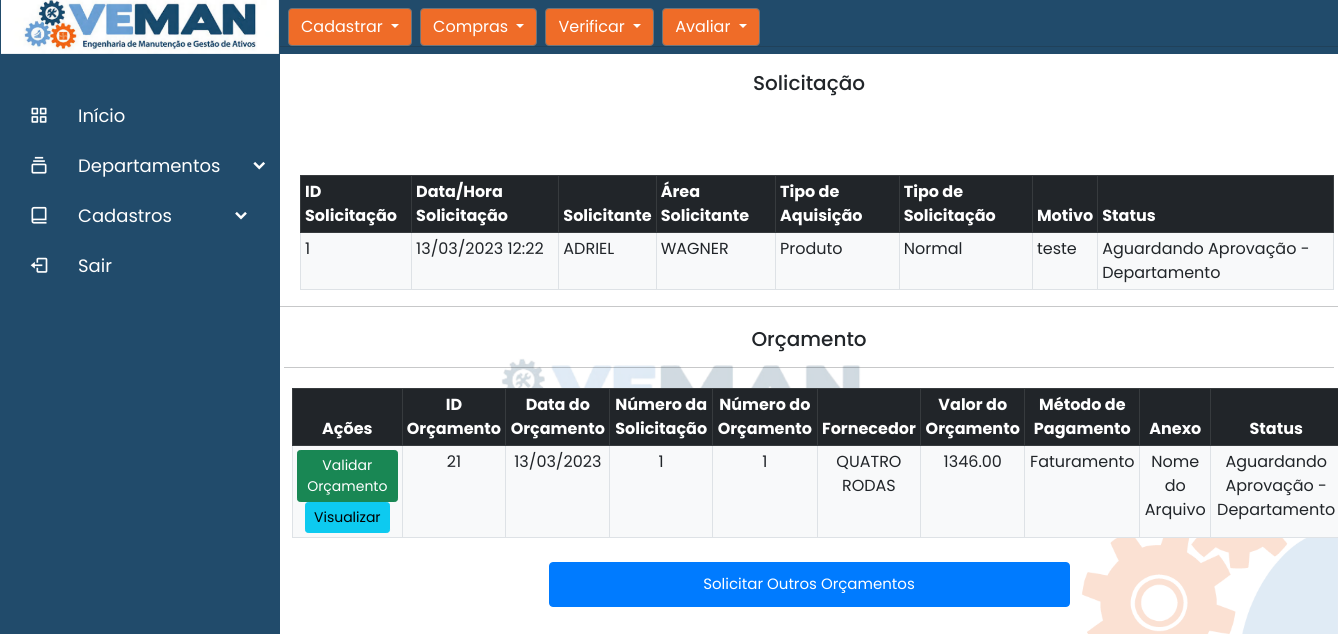
Screenshot of /verificar_orcamento/1 with the database file from the repository.
### vemango/models.py (models this page shows)
class Solicitar_Orcamento(database.Model):
    id = database.Column(database.Integer, primary_key=True)
    datasolicitacao = database.Column(database.String, nullable=False)
    solicitante = database.Column(database.String, nullable=False)
    tipo_aquisicao = database.Column(database.String, nullable=False)
    tipo_solicitacao = database.Column(database.String, nullable=False)
    motivo = database.Column(database.String, nullable=False)
    area = database.Column(database.String, nullable=False)
    planilha = database.Column(database.String, nullable=False, default='Nome do Arquivo')
    datahora_envio_orcamento = database.Column(database.String, nullable=False, default='')
    usuario_envio_orcamento = database.Column(database.String, nullable=False, default='')
    status = database.Column(database.String, nullable=False, default='Aguardando Orçamento')

class Enviar_Orcamento(database.Model):
    id = database.Column(database.Integer, primary_key=True)
    numero_solicitacao = database.Column(database.String, nullable=False)
    numero_orcamento = database.Column(database.String, nullable=False)
    data_orcamento = database.Column(database.String, nullable=False)
    fornecedor = database.Column(database.String, nullable=False)
    valor_orcamento = database.Column(database.Numeric(10,2), nullable=False)
    metodo_pagamento = database.Column(database.String, nullable=False)
    anexo_orcamento = database.Column(database.String, nullable=False, default='Nome do Arquivo')
    usuario_registro = database.Column(database.String, nullable=False)
    data_hora_registro = database.Column(database.String, nullable=False)
    status = database.Column(database.String, nullable=False, default='Aguardando Aprovação - Departamento')
    usuario_reprovacao_departamento = database.Column(database.String, nullable=False, default='')
    data_hora_reprovacao_departamento = database.Column(database.String, nullable=False, default='')
    usuario_aprovacao_departamento = database.Column(database.String, nullable=False, default='')
    data_hora_aprovacao_departamento = database.Column(database.String, nullable=False, default='')

### vemango/routes.py (the view, shortened to what this page needs)
@app.route('/verificar_orcamento/<orcamento_id>', methods=['GET', 'POST'])
def verificar_orcamento(orcamento_id):
    solicitacao = Solicitar_Orcamento.query.get(orcamento_id)
    cadastrar_orcamento = RetornarOrcamento()
    data_atual = datetime.now()
    data_atual_formatada = data_atual.strftime('%d/%m/%Y %H:%M')
    orcamentos = Enviar_Orcamento.query.filter_by(numero_solicitacao=solicitacao.id,status='Aguardando Aprovação - Departamento')
    return render_template('verificar_orcamento.html', solicitacao=solicitacao, cadastrar_orcamento=cadastrar_orcamento,
                           orcamentos=orcamentos)

### vemango/forms.py
class RetornarOrcamento(FlaskForm):
    data_orcamento = DateField('Data do Orçamento', validators=[DataRequired()])
    fornecedor = StringField('Fornecedor', validators=[DataRequired()])
    numero_orcamento = StringField('Número do Orçamento', validators=[DataRequired()])
    valor_orcamento = DecimalField('Valor do Orçamento', places=2,validators=[DataRequired()])
    metodo_pagamento = SelectField('Método de Pagamento', choices=['Faturamento', 'Cartão'],validators=[DataRequired()])
    anexo_orcamento = FileField('Anexo', validators=[FileRequired()])
    botao_submit_anexarOrcamento = SubmitField('Anexar Orçamento')
    botao_submit_enviarOrcamento = SubmitField('Enviar Orçamento')
    botao_submit_outroOrcamento = SubmitField('Solicitar Outros Orçamentos')

### vemango/templates/verificar_orcamento.html (shortened to what this page needs)
{% extends 'planejamento_e_controle.html' %}
{% block verificar_orcamento %}
<hr>
<div class="container-fluid">
    <div class="row" >
        <div class="col">
            <div class="g-2 p-1 mt-1  text-center">
                <h5>Solicitação </h5>
            </div>
        </div>
    </div>
    <div class=" ps-2 container-expand-lg mb-1" >
        <div class="row" >
            <div class="col-4">
                <form method="POST" action="" class=" p-3 mt-1" enctype="multipart/form-data">
                </form>
            </div>
        </div>
    </div>
    <div class="container-expand-lg " >
            <table class="table table-sm caption-top table-hover table-bordered ms-2  mb-2 border p-3 mt-1  border bg-light" >
                <caption></caption>
                <div class="row" >
                    <div class="col">
                      <thead class="table-dark">
                        <tr class="header">
                          <th scope="col">ID Solicitação</th>
                          <th scope="col">Data/Hora Solicitação</th>
                          <th scope="col">Solicitante</th>
                          <th scope="col">Área Solicitante</th>
                          <th scope="col">Tipo de Aquisição</th>
                          <th scope="col">Tipo de Solicitação</th>
                          <th scope="col">Motivo</th>
                          <th scope="col">Status</th>
                        </tr>
                      </thead>
                      <tbody>
                        <tr>
                            <td>{{ solicitacao.id }}</td>
                            <td>{{ solicitacao.datasolicitacao }}</td>
                            <td>{{ solicitacao.solicitante }}</td>
                            <td>{{ solicitacao.area }}</td>
                            <td>{{ solicitacao.tipo_aquisicao }}</td>
                            <td>{{ solicitacao.tipo_solicitacao }}</td>
                            <td>{{ solicitacao.motivo }}</td>
                            <td>{{ solicitacao.status }}</td>
                        </tr>
                      </tbody>
                    </div>
                </div>
            </table>
        </div>
    </div>
    <hr>
<div class="container-expand">
    <div class="g-2 p-1 mt-1  text-center">
        <h5>Orçamento</h5>
    <div/>
    <hr>
    <div class="row">
        <div class="col">
            <div class="container-expand-lg" >
                <table class="table table-sm caption-top table-hover table-bordered ms-2  mb-2 border p-3 mt-1  border bg-light" >
                    <div class="row" >
                        <div class="col">
                            <thead class="table-dark">
                            <tr class="header">
                              <th scope="col">Ações</th>
                              <th scope="col">ID Orçamento</th>
                              <th scope="col">Data do Orçamento</th>
                              <th scope="col">Número da Solicitação</th>
                              <th scope="col">Número do Orçamento</th>
                              <th scope="col">Fornecedor</th>
                              <th scope="col">Valor do Orçamento</th>
                              <th scope="col">Método de Pagamento</th>
                              <th scope="col">Anexo</th>
                              <th scope="col">Status</th>
                            </tr>
                            </thead>
                            <tbody>
                                {% for orcamento in orcamentos %}
                                <tr>
                                    <td><a class="btn btn-success btn-sm" href="{{ url_for('validar_orcamento', orcamento_id=orcamento.id) }}" data-bs-toggle="modal" data-bs-target="#ValidarOrcamento">Validar Orçamento</a>
                                        <a class="btn btn-info btn-sm" href="{{ url_for('visualizar_orcamento', orcamento_id=orcamento.id) }}" target="_blank" data-bs-toggle="modal" data-bs-target=""> Visualizar</a></td>
                                    <td>{{ orcamento.id }}</td>
                                    <td>{{ orcamento.data_orcamento }}</td>
                                    <td>{{ orcamento.numero_solicitacao }}</td>
                                    <td>{{ orcamento.numero_orcamento }}</td>
                                    <td>{{ orcamento.fornecedor }}</td>
                                    <td>{{ orcamento.valor_orcamento }}</td>
                                    <td>{{ orcamento.metodo_pagamento }}</td>
                                    <td>{{ orcamento.anexo_orcamento }}</td>
                                    <td>{{ orcamento.status }}</td>
                                </tr>
                                {% endfor %}
                            </tbody>
                        </div>
                    </div>
                </table>
            </div>
        <div class="col">
            <div class="container-expand-lg" >
                <div class="row" >
                    <div class="col">
                        <form method="POST" action="" class=" p-1 mt-1">
                            <fieldset>
                                <div class="form-group">
                                    {{ cadastrar_orcamento.botao_submit_outroOrcamento(class="btn btn-primary mt-2") }}
                                </div>
                            </fieldset>
                        </form>
                    </div>
                </div>
            </div>
        </div>
        </div>
    </div>
</div>
{% endblock %}

### vemango/static/main.css (style rules this page uses)
body { background: url("./foto_veman/backgroundd.png") no-repeat fixed center; background-size: 100%; padding-left: 280px; padding-top: 30px; }
.btn-primary { background-color: #007bff; border-color: #007bff; padding: 10px; font-size: 15px; align-items: center; text-align: center; width: 50%; }

### vemango/static/navbar.css (style rules this page uses)
* { margin: 0; padding: 0; box-sizing: border-box; font-family: 'Poppins', sans-serif; }

### rows the page displays
Solicitar_Orcamento: id "1", datasolicitacao "13/03/2023 12:22", solicitante "ADRIEL", area "WAGNER", tipo_aquisicao "Produto", tipo_solicitacao "Normal", motivo "teste", status "Aguardando Aprovação - Departamento"
Enviar_Orcamento: id "21", data_orcamento "13/03/2023", numero_solicitacao "1", numero_orcamento "1", fornecedor "QUATRO RODAS", valor_orcamento "1346.00", metodo_pagamento "Faturamento", anexo_orcamento "Nome do Arquivo", status "Aguardando Aprovação - Departamento"
